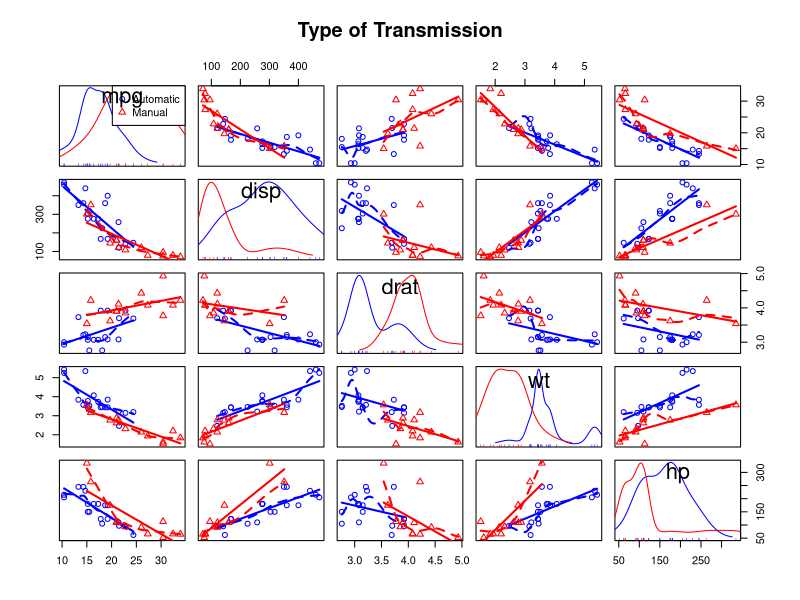
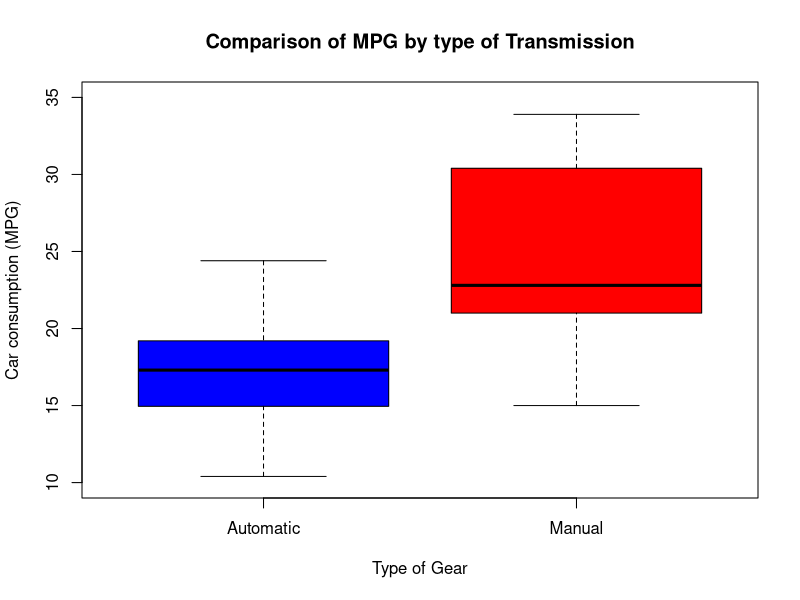
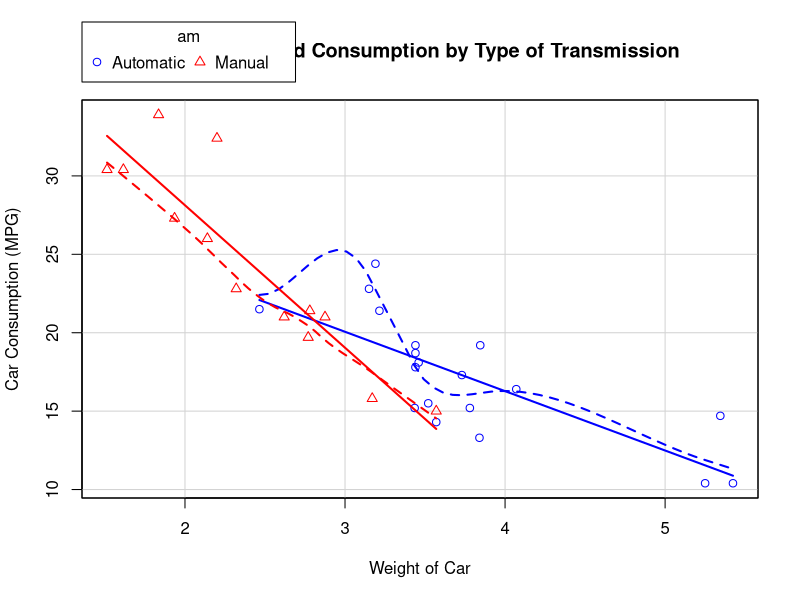
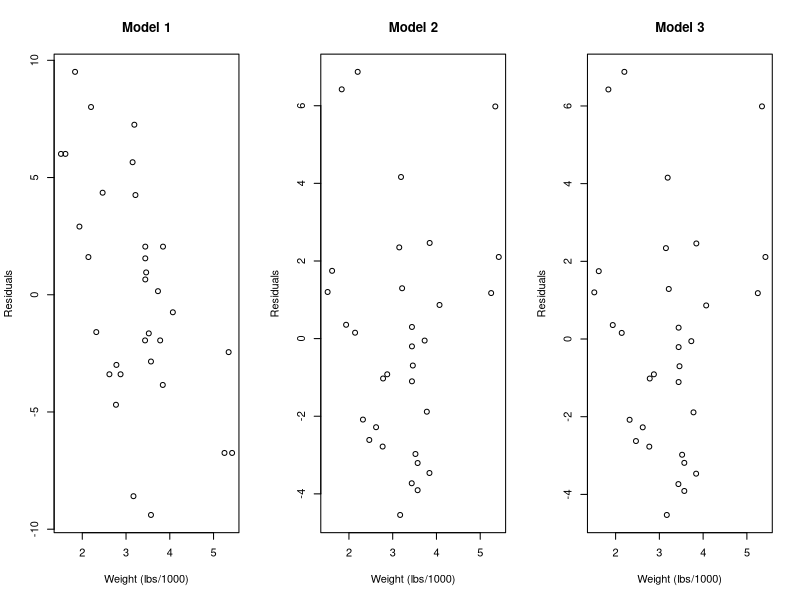

These figures' R source, in order:
## ---- chunk 1
knitr::opts_chunk$set(echo = TRUE)
## ---- chunk 2
library(car) 
mtcars$am = as.factor(mtcars$am)
levels(mtcars$am) = c("Automatic", "Manual")
summary(mtcars$mpg); summary(mtcars$am)
## ---- chunk 3
scatterplotMatrix(~mpg+disp+drat+wt+hp|am, data=mtcars,
                   col = c("blue", "red"),
                   main="Type of Transmission")
## ---- chunk 4
autmanbox = boxplot(mpg ~ am, data=mtcars, main = "Comparison of MPG by type of Transmission",
              xlab = "Type of Gear",
              ylab = "Car consumption (MPG)",
              ylim = c(10, 35),
              col = c("blue", "red"))
## ---- chunk 5
cor(mtcars[, -c(9)])[1, ]
## ---- chunk 6
wtplot = scatterplot(mpg ~ wt | am, data=mtcars,
                     xlab="Weight of Car", ylab="Car Consumption (MPG)",
                     main="Car Weight and Consumption by Type of Transmission",
                     col = c("blue", "red"),
                     legend.title = "Type of Transmission",
                     legend.coords = "topright") 
## ---- chunk 7
fit1 = lm(mpg ~ am, data=mtcars)
rmse1 = sqrt(sum(fit1$residuals ^ 2) / nrow(mtcars))
rsq1 = summary(fit1)$r.squared
## ---- chunk 8
fit2 = lm(mpg ~ wt, data=mtcars)
rmse2 = sqrt(sum(fit2$residuals ^ 2) / nrow(mtcars))
rsq2 = summary(fit2)$r.squared
## ---- chunk 9
fit3 = lm(mpg ~ am + wt, data=mtcars)
rmse3 = sqrt(sum(fit3$residuals ^ 2) / nrow(mtcars))
rsq3 = summary(fit3)$r.squared
## ---- chunk 10
par(mfcol = c(1, 3))
plot(mtcars$wt, resid(fit1), main = "Model 1", xlab = "Weight (lbs/1000)", ylab = "Residuals")
plot(mtcars$wt, resid(fit2), main = "Model 2", xlab = "Weight (lbs/1000)", ylab = "Residuals")
plot(mtcars$wt, resid(fit3), main = "Model 3", xlab = "Weight (lbs/1000)", ylab = "Residuals")
## ---- chunk 11
print(paste('Model 1 = ', rmse1))
print(paste('Model 2 = ', rmse2))
print(paste('Model 3 = ', rmse3))
## ---- chunk 12
print(paste('Model 1 = ', rsq1))
print(paste('Model 2 = ', rsq2))
print(paste('Model 3 = ', rsq3))
## ---- chunk 13
coef2 = summary(fit2)$coef
coef2
## ---- chunk 14
coef3 = summary(fit3)$coef
coef3
## ---- chunk 15
transmission_ci <- coef3[2, 1] + c(-1, 1) * qt(.975, df = fit3$df) * coef3[2, 2]
transmission_ci
